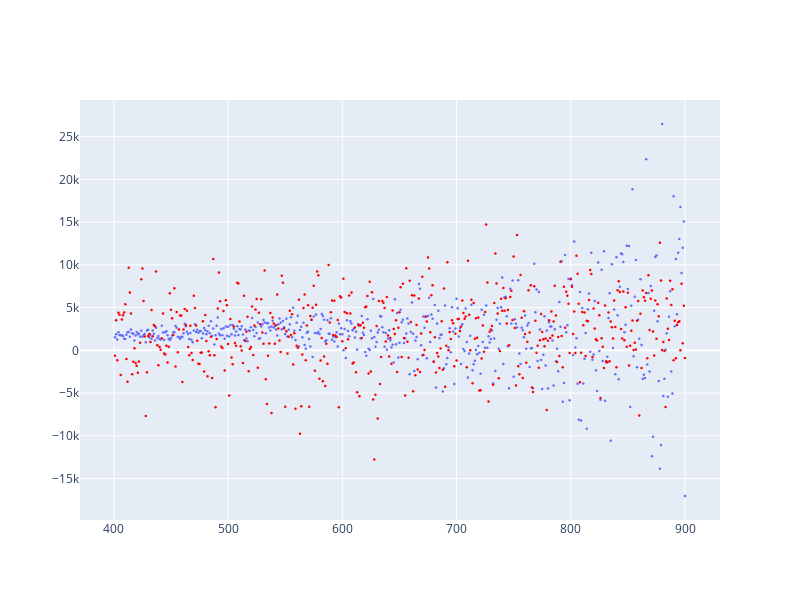

Notebook cell for this chart:
### Markdown cell above
The conclusion of our test is to reject $H_0$, so the linear model is not suitable. A better model is given by the splines fit.
We can see the first bump but not the second.

### Code cell
fig1 = px.scatter(x=x, y=y)
fig1.update_traces(marker=dict(size=2.5))
fig2 = px.scatter(x = x, y = y_sim)
fig2.update_traces(marker=dict(size=2.5,color = 'red'))
fig =go.Figure(fig1.data + fig2.data)
fig.update_layout(dict1=dict(width=800, height=600))
fig.show()

### Figure 1 — Plotly figure (JSON) as saved in the notebook; plotly's stock layout.template omitted (floating-point values rounded to 4 significant figures; data arrays with more than 128 entries replaced by an {"elided": "..."} marker saying what was removed)
{"data": [{"hovertemplate": "x=%{x}<br>y=%{y}<extra></extra>", "legendgroup": "", "marker": {"color": "#636efa", "size": 2.5, "symbol": "circle"}, "mode": "markers", "name": "", "orientation": "v", "showlegend": false, "type": "scatter", "x": {"elided": "500 int values"}, "xaxis": "x", "y": {"elided": "500 float values"}, "yaxis": "y"}, {"hovertemplate": "x=%{x}<br>y=%{y}<extra></extra>", "legendgroup": "", "marker": {"color": "red", "size": 2.5, "symbol": "circle"}, "mode": "markers", "name": "", "orientation": "v", "showlegend": false, "type": "scatter", "x": {"elided": "500 int values"}, "xaxis": "x", "y": {"elided": "500 float values"}, "yaxis": "y"}], "layout": {"height": 600, "width": 800, "xaxis": {"autorange": true, "range": [370.4, 930.6], "type": "linear"}, "yaxis": {"autorange": true, "range": [-19850.0, 29290.0], "type": "linear"}}}
